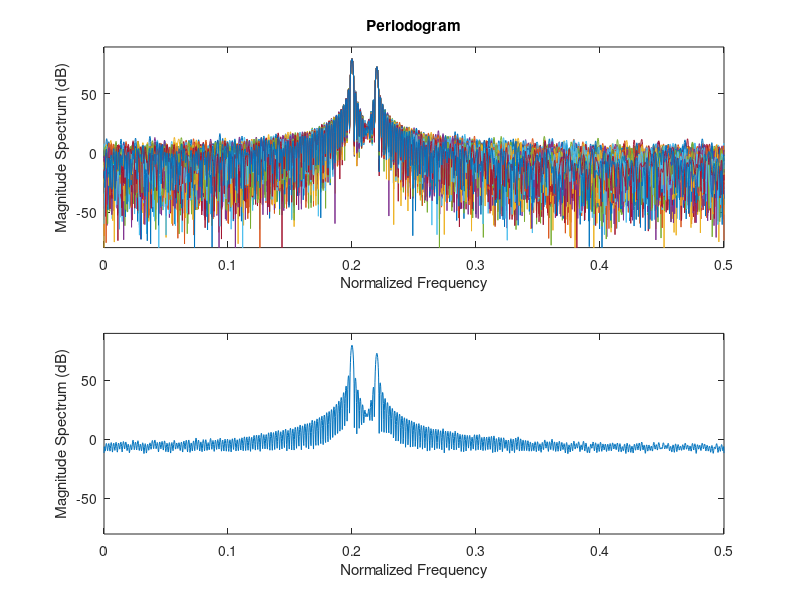
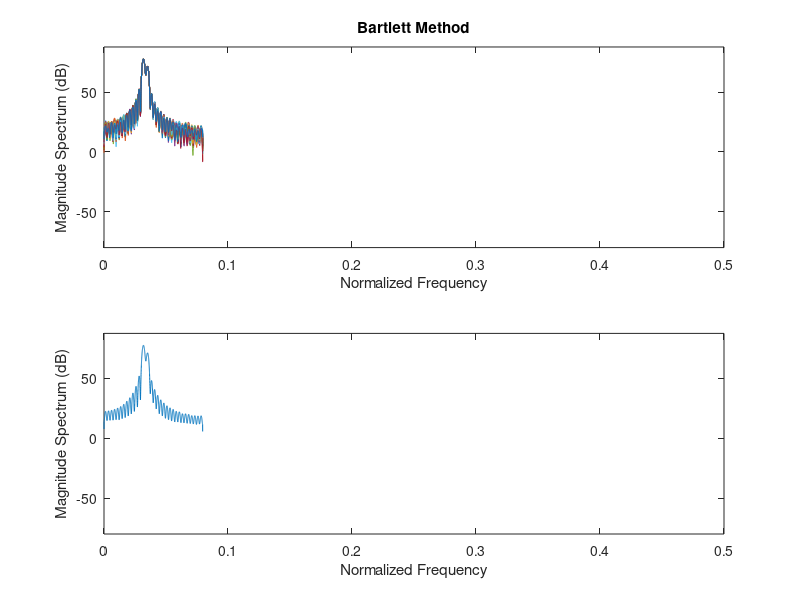

Write MATLAB code to recreate these figures, in order. (Note: this script raises an error after producing the figures.)
% EE-658 Advanced Digital Signal Processing
% Bartlett's and Welch's Methods

clc
close all;
clear all;
fs=25e2; % Sampling frequency
Ts=1/fs; % Samplig period
f0=0.2*fs; % The frequency of the first sinusoid
f1=0.22*fs; % The frequency of the secon

%% Periodogram of two sinusoids

N=512; % Number of samples in the signal
t=0:Ts:(N-1)*Ts; % The time vector


% Generating 50 sample signals and their periodograms
for k=1:50
    phi= -pi + 2*pi.*rand(1,1);
    x(k,:)=15*sin(2*pi*f0*t+phi)+10*sin(2*pi*f1*t+phi)+randn(1,N);
    [X(k,:),w]=periodogram(x(k,:),[],2^12);
end
X_ave=mean(X);

figure;
% Overlay of the periodograms
X_dB=20*log10(X');
subplot(2,1,1);plot(w/(2*pi),X_dB)
axis([0 1/2 -80 10+max(max(X_dB))])
xlabel('Normalized Frequency')
ylabel('Magnitude Spectrum (dB)');
title('Periodogram')

% Average of the periodograms
X_ave_dB=20*log10(X_ave);
subplot(2,1,2);plot(w/(2*pi),X_ave_dB)
axis([0 1/2 -80 10+max(X_ave_dB)])

xlabel('Normalized Frequency')
ylabel('Magnitude Spectrum (dB)');

%% Bartlettt's method on the signal

N=512; % Number of samples in the signal
t=0:Ts:(N-1)*Ts; % The time vector
K=8; % Number of segments
L=N/K;
wind=ones(1,L); % Rectangular Window

% Generating 50 sample signals and their periodograms
for k=1:50
    phi= -pi + 2*pi.*rand(1,1);
    x(k,:)=15*sin(2*pi*f0*t+phi)+10*sin(2*pi*f1*t+phi)+randn(1,N);
    [X(k,:),w]=pwelch(x(k,:),wind,0,2^12);
end
X_ave=mean(X);

figure;
% Overlay of the periodograms
X_dB=20*log10(X');
subplot(2,1,1);plot(w/(2*pi),X_dB)
axis([0 1/2 -80 10+max(max(X_dB))])
title('Bartlett Method')
xlabel('Normalized Frequency')
ylabel('Magnitude Spectrum (dB)');

% Average of the periodograms
X_ave_dB=20*log10(X_ave);
subplot(2,1,2);plot(w/(2*pi),X_ave_dB)
axis([0 1/2 -80 10+max(X_ave_dB)])

xlabel('Normalized Frequency')
ylabel('Magnitude Spectrum (dB)');


%% Welch Method with 50% Overlap

N=512; % Number of samples in the signal
t=0:Ts:(N-1)*Ts; % The time vector
K=3; % Number of segments
L=2*N/(K+1);
wind=hamming(L); % Rectangular Window

% Generating 50 sample signals and their periodograms
for k=1:50
    phi= -pi + 2*pi.*rand(1,1);
    x(k,:)=15*sin(2*pi*f0*t+phi)+10*sin(2*pi*f1*t+phi)+randn(1,N);
    [X(k,:),w]=pwelch(x(k,:),wind,L/2,2^12);
end
X_ave=mean(X);

figure;
% Overlay of the periodograms
X_dB=20*log10(X');
subplot(2,1,1);plot(w/(2*pi),X_dB)
axis([0 1/2 -80 10+max(max(X_dB))])
title('Welch Method')
xlabel('Normalized Frequency')
ylabel('Magnitude Spectrum (dB)');

% Average of the periodograms
X_ave_dB=20*log10(X_ave);
subplot(2,1,2);plot(w/(2*pi),X_ave_dB)
axis([0 1/2 -80 10+max(X_ave_dB)])

xlabel('Normalized Frequency')
ylabel('Magnitude Spectrum (dB)');


